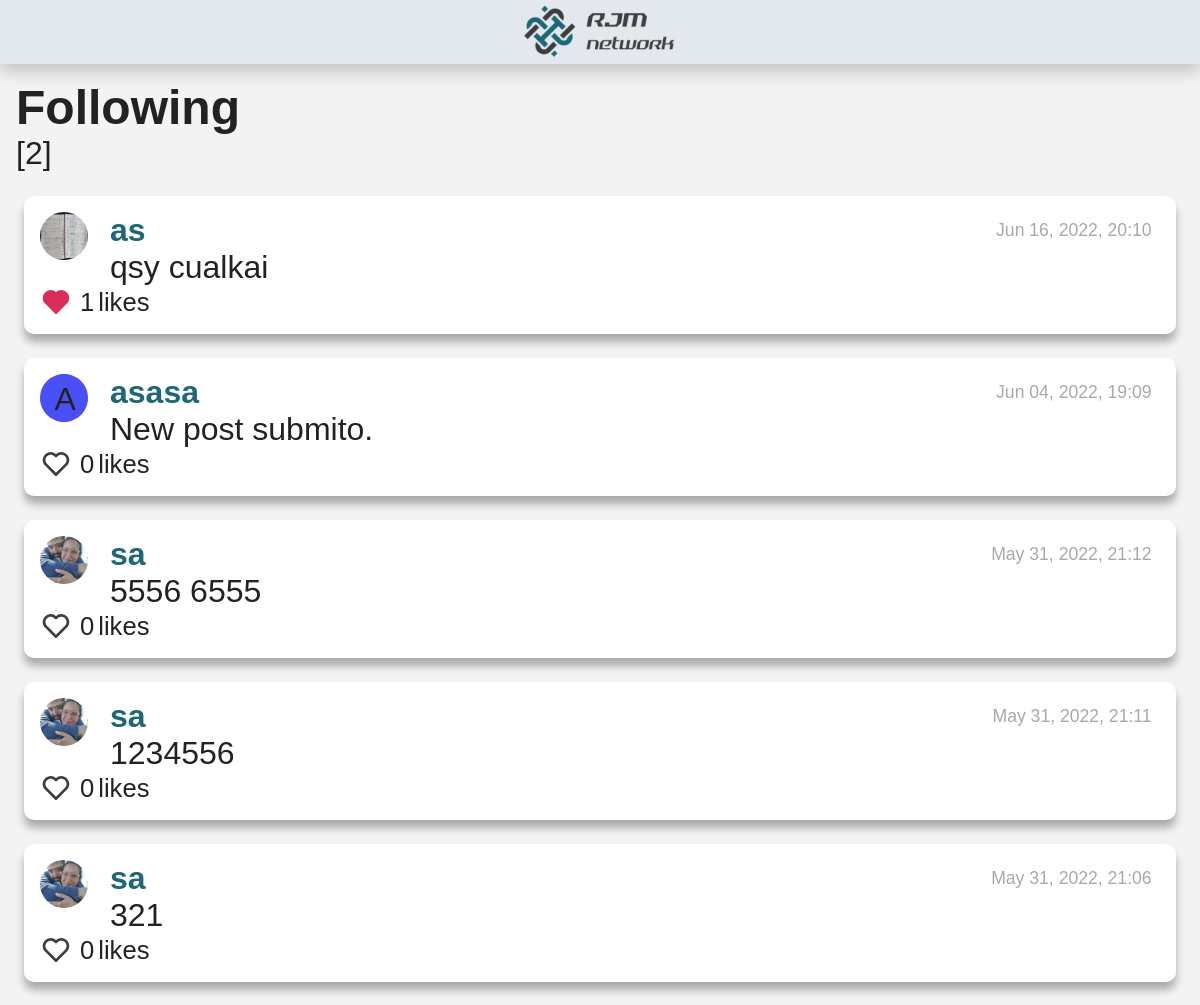
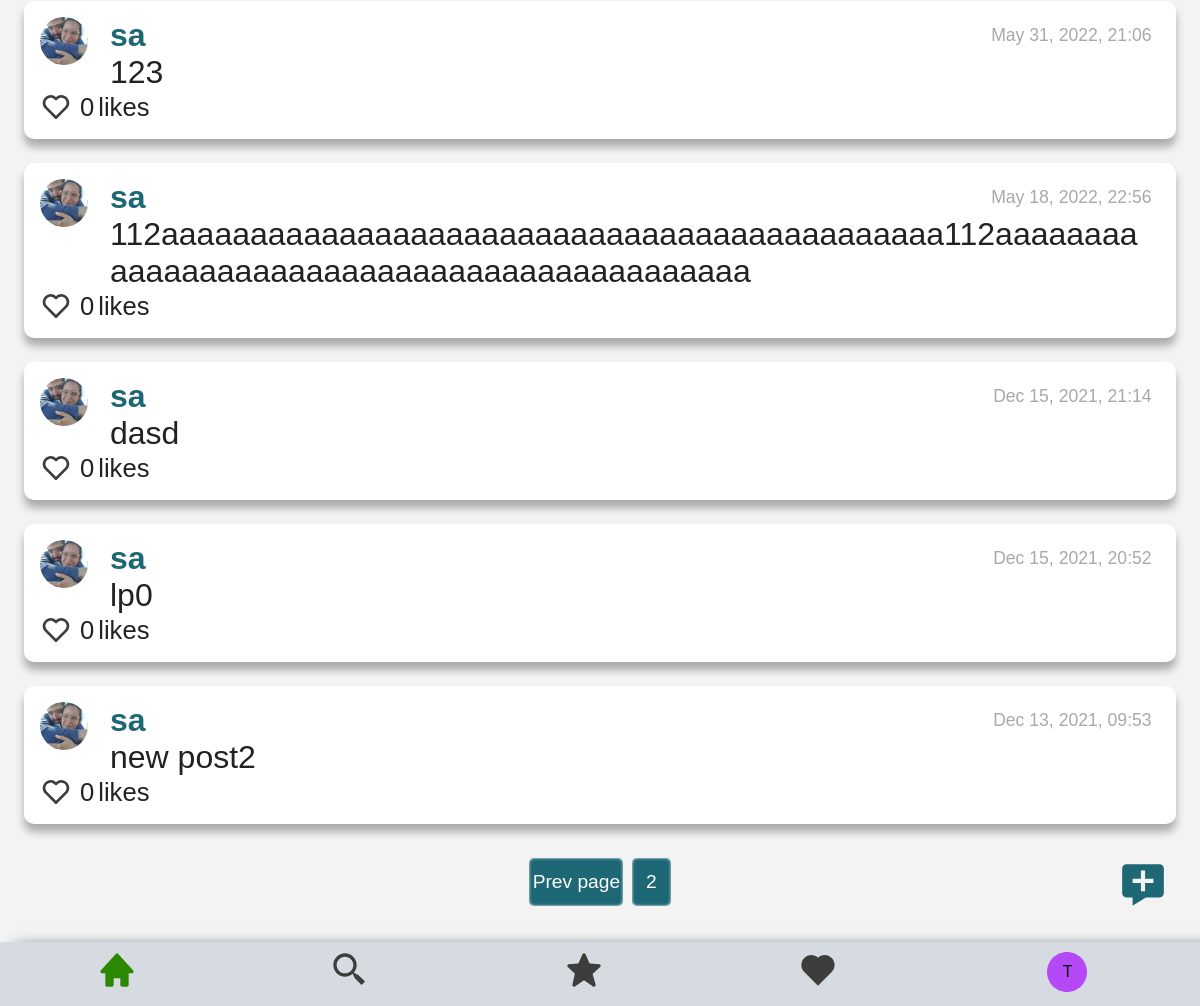
Page /following (signed in) on the committed database (2 pictures, top to bottom).
### network/models.py (models this page shows, shortened)
class User(AbstractUser):
    header_image = models.ImageField(null=True, blank=True, upload_to="images/")
    pass

class NewPost(models.Model):
    poster = models.ForeignKey(User, on_delete=models.PROTECT, related_name="posts_posted")
    description = models.TextField(blank=False)
    date_added = models.DateTimeField(auto_now_add=True)

### network/views.py (the view)
# urls.py: path("following", views.following, name="following"),
def following(request):
    if request.user.id:
        follows_filter=[]
        followers = Followers.objects.filter(follower=request.user.id)
        for each_followers_filter in followers:
            follows_filter.append(each_followers_filter.followed.id)
        all_posts = NewPost.objects.all()
        all_posts = all_posts.order_by("-date_added")
        all_posts2=all_posts.filter(poster__in=follows_filter)
        total_posts=all_posts2.count()
        all_posts2=all_posts2[:10]
        total_pages=math.ceil(total_posts/10)
        list_total_pages = []
        for i in range(2, total_pages+1):
            list_total_pages.append(i)
        all_likers = Likers.objects.all()
        for post in all_posts2:
            post.date_added = (post.date_added.strftime("%b %d, %Y, %H:%M"))
            post.number_likes=0
            likers = all_likers.filter(post=post.id)
            likers_id = []
            for each_liker in likers:
                post.likers = each_liker.liker.all()
                post.number_likes = each_liker.liker.count()
                for each in each_liker.liker.all():
                    likers_id.append(each.id)
                post.likers_id = likers_id
        users = User.objects.all()
        user_color = {}
        colors_list = ["C37D7D", "FC792F", "4950F8", "EBFC2F", "15A2F1", "58FC2F", "36F9E1", "2ECF65", "B549F8", "FF83EB", "FCCF2F"]
        for j in users:
            user_color[j.id] = random.choice(colors_list)
            colors_list.remove(user_color[j.id])
        return render(request, "network/following.html",{
            "follows_filter":follows_filter,
            "all_posts":all_posts2,
            "list_total_pages":list_total_pages,
            "user_color": user_color,
        })
    else:
        return render(request, "network/register.html")

### network/templatetags/network_extras.py (called while the page is built)
@register.filter
def keyvalue(dict, key):
    if(key==None):
        key=1
    return dict[key]

### network/templates/network/following.html (shortened to what this page needs)
{% extends "network/layout.html" %}
{% load static %}
{% load network_extras %}
{% block body %}
<h3>Following</h3>
{{list_total_pages}}
    <div id="all_posts_view">
        <div id="page_0">
            {% if all_posts %}
                {% for post in all_posts %}
                    <div id="posts_style">
                        <div id="posts-flex-order">
                            <div id="posts-flex-order-child1">
                                {% if post.poster.header_image %}
                                    <img class="posts_profile_picture" alt="Image not found" src="/media/{{ post.poster.header_image }}">
                                {% else %}
                                    <div class="no_profile_picture">
                                        <svg id="dropbtn-profile" class="no_profile_picture_circle" width="40" height="40" viewBox="0 0 40 40" fill="none" xmlns="http://www.w3.org/2000/svg">
                                            <path id="dropbtn-profile" d="M40 20C40 31.0457 31.0457 40 20 40C8.95431 40 0 31.0457 0 20C0 8.9543 8.95431 0 20 0C31.0457 0 40 8.9543 40 20Z" fill="#{{user_color|keyvalue:post.poster.id}}"/>
                                        </svg>
                                        <div  class="no_profile_picture_letter">
                                            {{ post.poster|make_list|first|capfirst }}
                                        </div>
                                    </div>
                                {% endif %}
                            </div>
                            <div id="posts-flex-order-child2">
                                <div id="posts-first-line">
                                    <a id="profile"  href="profile/{{ post.poster.id }}">{{ post.poster }}</a>
                                    <div id="post-{{post.date_added}}" class="date_post"> {{ post.date_added }}</div>
                                </div>
                                <div id="post-description-{{post.id}}" class="description_post"> {{ post.description }} </div>
                            </div>
                        </div>
                        <div id="like_complete">
                            {% if user.id in post.likers_id %}
                                <button class="yes_button" id="like-btn-{{post.id}}" value="heart_full" onclick="like('{{ post.id }}')">
                                    <svg id="heart-img-{{ post.id }}" alt="jacket" width="40" height="40" viewBox="0 0 40 40" fill="none" xmlns="http://www.w3.org/2000/svg">
                                        <path d="M33.6751 7.9851C32.7561 7.05963 31.6632 6.32493 30.4593 5.82324C29.2555 5.32155 27.9643 5.06277 26.6601 5.06177C24.1931 5.06217 21.8162 5.98889 20 7.65843C18.1841 5.98861 15.8071 5.06185 13.34 5.06177C12.0343 5.06313 10.7417 5.3227 9.53661 5.82555C8.33155 6.3284 7.23783 7.06459 6.31838 7.99177C2.39672 11.9301 2.39838 18.0901 6.32172 22.0118L20 35.6901L33.6784 22.0118C37.6017 18.0901 37.6034 11.9301 33.6751 7.9851Z" fill="#DA2D57"/>
                                    </svg>
                                </button>
                            {% else %}
                                <button class="yes_button" id="like-btn-{{post.id}}" value="heart_empty"  onclick="like('{{ post.id }}')">
                                    <svg id="heart-img-{{ post.id }}" alt="jacket" width="40" height="40" viewBox="0 0 40 40" fill="none" xmlns="http://www.w3.org/2000/svg">
                                        <path d="M20 7.65843C18.1841 5.98861 15.8071 5.06185 13.34 5.06177C12.0343 5.06313 10.7417 5.3227 9.53661 5.82555C8.33155 6.3284 7.23783 7.06459 6.31838 7.99177C2.39672 11.9301 2.39838 18.0901 6.32172 22.0118L18.5417 34.2318C18.825 34.7301 19.3717 35.0518 20 35.0518C20.258 35.0493 20.5119 34.9863 20.7411 34.8679C20.9704 34.7495 21.1686 34.579 21.32 34.3701L33.6784 22.0118C37.6017 18.0884 37.6017 11.9301 33.675 7.9851C32.7561 7.05963 31.6632 6.32493 30.4593 5.82324C29.2555 5.32155 27.9643 5.06277 26.66 5.06177C24.1931 5.06217 21.8162 5.98889 20 7.65843ZM31.3184 10.3418C33.9234 12.9601 33.925 17.0501 31.3217 19.6551L20 30.9768L8.67838 19.6551C6.07505 17.0501 6.07672 12.9601 8.67505 10.3484C9.94172 9.08843 11.5984 8.3951 13.34 8.3951C15.0817 8.3951 16.7317 9.08843 17.9884 10.3451L18.8217 11.1784C18.9764 11.3333 19.16 11.4562 19.3622 11.5401C19.5644 11.6239 19.7812 11.6671 20 11.6671C20.2189 11.6671 20.4357 11.6239 20.6379 11.5401C20.8401 11.4562 21.0237 11.3333 21.1784 11.1784L22.0117 10.3451C24.5317 7.8301 28.8017 7.83677 31.3184 10.3418Z" fill="#3D3D3D"/>
                                    </svg>
                                </button>
                            {% endif %}
                            <div id="like-count-{{post.id}}" class="d-inline-block">{{post.number_likes}} </div> likes
                        </div>
                    </div>
                {% endfor %}
                <div id="id_page_buttons">
                    {% if list_total_pages %}
                        {% if p_actual == 1 %}
                        {% else %}
                            <button class="page_button" onclick="pages('{{user.id}}', '{{p_actual}}', -1)">Prev page</button>
                        {% endif %}
                        {% for page in list_total_pages %}
                            {% if page == p_actual %}
                                <button id="selected_button" class="page_button" > {{ p_actual }} </button>
                            {% else %}
                                <button class="page_button"  id="not_selected_button" onclick="pages('{{user.id}}', '{{page}}', 0)">{{page}}</button>
                            {% endif %}
                        {% endfor %}
                    {% endif %}
                </div>
            {% else %}
                <li>no post</li>
            {% endif %}
        </div>
    </div>
{% endblock %}

### network/templates/network/layout.html (shortened to what this page needs)
{% load static %}
{% load network_extras %}
<!DOCTYPE html>
<html lang="en">
    <head>
        <link href="{% static 'network/styles.css' %}" rel="stylesheet">
    </head>
    <body>
        <header class="header">
            <img class="logo" src="{% static 'assets/logo1-removebg-preview 2.png' %}" alt="Logo_page">
        </header>
        <nav id="navbar" class="navbar navbar-expand-lg navbar-light bg-light">
            <a class="nav-link"  id="nav-home" href="{% url 'postsbox' 'index' 1 %}">
            </a>
            <div class="nav-link"  id="nav-search">
            </div>
            {% if user.is_authenticated %}
            <div class="new_post_button"  id="new_post">
            </div>
                    <a class="nav-link"  id="nav-home" href="{% url 'postsbox' 'following' 1 %}">
                </a>
                    <a class="nav-link"  id="nav-liked-posts" href="{% url 'postsbox' 'liked_posts' 1 %}">
                </a>
                <div class="dropdown">
                    <button onclick="myFunction()" class="dropbtn" id="dropbtn-profile" >
                        {% if user.header_image %}
                            <img id="profile_img" class="posts_profile_picture" alt="Image not found" src="/media/{{ user.header_image }}">
                        {% else %}
                            <div class="no_profile_picture">
                                <svg id="dropbtn-profile" class="no_profile_picture" width="40" height="40" viewBox="0 0 40 40" fill="none" xmlns="http://www.w3.org/2000/svg">
                                    <path id="dropbtn-profile" d="M40 20C40 31.0457 31.0457 40 20 40C8.95431 40 0 31.0457 0 20C0 8.9543 8.95431 0 20 0C31.0457 0 40 8.9543 40 20Z" fill="#{{user_color|keyvalue:user.id}}"/>
                                </svg>
                                <div  id="profile_letter" class="no_profile_picture_letter">
                                    {{ user|make_list|first|capfirst }}
                                </div>
                            </div>
                        {% endif %}
                    </button>
                </div>
            {% else %}
                    <a class="nav-link" id="nav-link" href="{% url 'login' %}">Log In</a>
                    <a class="nav-link"  id="nav-link"href="{% url 'register' %}">Register</a>
            {% endif %}
        </nav>
        <div class="body">
            {% block body %}
            {% endblock %}
        </div>
    </body>
</html>

### network/static/network/styles.css (style rules this page uses)
#posts-flex-order { display: flex; flex-direction: row; }
#posts-flex-order-child1 { width: 70px; }
#posts-flex-order-child1 #dropbtn-profile { display: block; margin: auto; }
#posts-flex-order-child2 { width: 93%; display: flex; flex-direction: column; }
#posts-first-line { display: flex; flex-direction: row; align-items: center; justify-content: space-between; }
.posts_profile_picture { margin-right: .5rem; height: 1.5rem; width: 1.5rem; border-radius: 50%; }
.no_profile_picture { position: relative; margin:0; left: 0; top: 0; }
.no_profile_picture_letter { position:absolute; height:30px; width:30px; top: 6.5px; left : 14.5px; z-index: 20; }
.no_profile_picture_circle { position:absolute; height:1.5rem; width:1.5rem; z-index: 10; }
#profile { font-weight:bold; }
.date_post { font-size: 55%; color:darkgray; }
.description_post { word-wrap: break-word; }
#like_complete { display: flex; flex-direction: row; align-items: center; font-size: 80%; }
.yes_button { all: unset; height: 1rem; margin-right: 8px; cursor: pointer; }
.yes_button svg { width: 1rem; height: 1rem; }
.d-inline-block { margin-right: 4px; }
.page_button { min-width: 1rem; height: 1.3rem; background-color: var(--link-color); color: var(--white-color); padding: 0 .5rem; margin: 0; font-size: .6rem; border:0; border-radius: 5px; text-align: center; box-shadow: inset 0 0 3px white; width: 2rem; box-sizing: content-box; }
#id_page_buttons { text-align: center; padding: 10px; margin-bottom: 10px; cursor: default; }
#id_page_buttons .page_button { padding: 0.1rem; width: fit-content; }
:root { --white-color: #ffffff; --black-color: #000000; --white-alpha-color: rgba(255, 255, 255, 0.5); --black-alpha-color: rgba(0, 0, 0, 0.3); --black-alpha-color2: rgba(0, 0, 0, 0.5); --gray-color: #ccc; --gray-dark-color: #555; --gray-light-color: #f3f3f3; --text-color: #222; --gray-blue: #D5DBE1; --gray-blue-2: #E2E8EE; --gray-light-2: #3d509f; --black-logo: #3D3D3D; --pink-color: #DA2D57; --yellow-color: #AAAD00; --blue-color: #0013C2; --green-color: #2B8800; --orange-color: #FF8A00; --pic-user-logued-color: #00BAAF; --link-color: #1E6876; --link-dark-color: #144852; --link-light-color: #2d9cb3; --font: "Ubuntu", sans-serif; --max-width: 1200px; --header-height: 2rem; --search-height: 1.3rem; }
html { box-sizing: border-box; font-family: var(--font); font-size: 2rem; scroll-behavior: smooth; overflow-y: scroll; }
*, *::after, *::before { box-sizing: inherit; }
body { margin: 0; overflow-x: hidden; color: var(--text-color); background-color: var(--gray-light-color); }
a { color: var(--link-color); text-decoration: none; transition: all ease-out; }
h3 { margin: 0; font-size: 1.5rem; }
.header { position: fixed; left: 0; top: 0; width: 100%; height: var(--header-height); background-color: var(--gray-blue-2); color: var(--white-color); display: flex; justify-content: center; align-items: center; box-shadow: 0px 8px 16px 0px rgba(0,0,0,0.2); z-index: 990; }
.navbar { position: fixed; left: 0; bottom: 0; width: 100%; height: var(--header-height); background-color: var(--gray-blue); display: flex; flex-direction: row; justify-content: space-around; align-items: center; box-shadow: 16px 8px 16px 0px rgba(0,0,0,1.2); z-index: 990; }
.dropbtn { background-color: rgba(0,0,0,0); padding: 16px; font-size: 16px; border: none; cursor: pointer; z-index: 900; }
.dropdown { position: relative; display: inline-block; }
.dropdown #profile_letter { top: 10.5px; left: 5.5px; }
.new_post_button { position: fixed; right: 1rem; bottom: 3rem; cursor: pointer; height: 50px; }
body { margin: var(--header-height) 0; padding: .5rem; }
#posts_style { margin: 24px 8px; padding: 16px; background-color: var(--white-color); border-radius: 10px; box-shadow: 0px 8px 8px 0px rgba(0,0,0,0.3); }
#nav-search { cursor: pointer; }
::placeholder { color: var(--gray-color); opacity: 1; }

### rows in the picture
User: username "T"
NewPost: poster.header_image (picture), poster "as", date_added "Jun 16, 2022, 20:10", description "qsy cualkai", number_likes "1"
NewPost: poster|make_list "A", poster "asasa", date_added "Jun 04, 2022, 19:09", description "New post submito.", number_likes "0"
NewPost: poster.header_image (picture), poster "sa", date_added "May 31, 2022, 21:12", description "5556 6555", number_likes "0"
NewPost: poster.header_image (picture), poster "sa", date_added "May 31, 2022, 21:11", description "1234556", number_likes "0"
NewPost: poster.header_image (picture), poster "sa", date_added "May 31, 2022, 21:06", description "321", number_likes "0"
NewPost: poster.header_image (picture), poster "sa", date_added "May 31, 2022, 21:06", description "123", number_likes "0"
NewPost: poster.header_image (picture), poster "sa", date_added "May 18, 2022, 22:56", description "112aaaaaaaaaaaaaaaaaaaaaaaaaaaaaaaaaaaaaaaaaaaa112aaaaaaaaaaaaaaaaaaaaaaaaaaaaaaaaaaaaaaaaaaaa", number_likes "0"
NewPost: poster.header_image (picture), poster "sa", date_added "Dec 15, 2021, 21:14", description "dasd", number_likes "0"
NewPost: poster.header_image (picture), poster "sa", date_added "Dec 15, 2021, 20:52", description "lp0", number_likes "0"
NewPost: poster.header_image (picture), poster "sa", date_added "Dec 13, 2021, 09:53", description "new post2", number_likes "0"

### other values in the picture
{{ list_total_pages }} "[2]"
{{ page }} "2"
